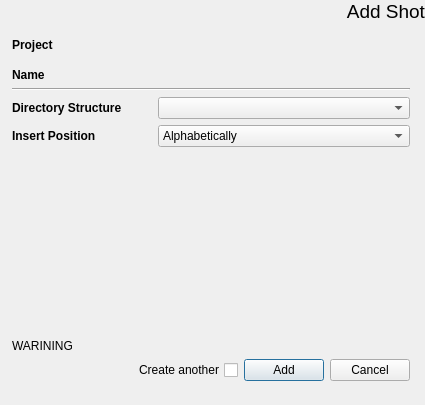
<?xml version="1.0" encoding="UTF-8"?>
<ui version="4.0">
 <class>dlgAddShot</class>
 <widget class="QDialog" name="dlgAddShot">
  <property name="geometry">
   <rect>
    <x>0</x>
    <y>0</y>
    <width>425</width>
    <height>405</height>
   </rect>
  </property>
  <property name="windowTitle">
   <string>Add Shot</string>
  </property>
  <property name="windowIcon">
   <iconset resource="../_rc/epp.qrc">
    <normaloff>:/icons/epp_128.png</normaloff>:/icons/epp_128.png</iconset>
  </property>
  <layout class="QVBoxLayout" name="verticalLayout_2">
   <property name="margin">
    <number>0</number>
   </property>
   <item>
    <widget class="QLabel" name="lblHeader">
     <property name="font">
      <font>
       <family>Arial</family>
       <pointsize>14</pointsize>
      </font>
     </property>
     <property name="text">
      <string>Add Shot</string>
     </property>
     <property name="alignment">
      <set>Qt::AlignRight|Qt::AlignTop|Qt::AlignTrailing</set>
     </property>
     <property name="margin">
      <number>10</number>
     </property>
    </widget>
   </item>
   <item>
    <layout class="QVBoxLayout" name="verticalLayout">
     <property name="leftMargin">
      <number>12</number>
     </property>
     <property name="topMargin">
      <number>9</number>
     </property>
     <property name="rightMargin">
      <number>15</number>
     </property>
     <property name="bottomMargin">
      <number>24</number>
     </property>
     <item>
      <layout class="QGridLayout" name="gridLayout1">
       <item row="3" column="0">
        <widget class="QLabel" name="_lblName">
         <property name="sizePolicy">
          <sizepolicy hsizetype="Minimum" vsizetype="Preferred">
           <horstretch>0</horstretch>
           <verstretch>0</verstretch>
          </sizepolicy>
         </property>
         <property name="minimumSize">
          <size>
           <width>120</width>
           <height>0</height>
          </size>
         </property>
         <property name="font">
          <font>
           <weight>75</weight>
           <bold>true</bold>
          </font>
         </property>
         <property name="toolTip">
          <string>Project name and also the projects root directory name</string>
         </property>
         <property name="whatsThis">
          <string>&lt;!DOCTYPE HTML PUBLIC &quot;-//W3C//DTD HTML 4.0//EN&quot; &quot;http://www.w3.org/TR/REC-html40/strict.dtd&quot;&gt;
&lt;html&gt;&lt;head&gt;&lt;meta name=&quot;qrichtext&quot; content=&quot;1&quot; /&gt;&lt;style type=&quot;text/css&quot;&gt;
p, li { white-space: pre-wrap; }
&lt;/style&gt;&lt;/head&gt;&lt;body style=&quot; font-family:'MS Shell Dlg 2'; font-size:8.25pt; font-weight:400; font-style:normal;&quot;&gt;
&lt;p style=&quot; margin-top:0px; margin-bottom:0px; margin-left:0px; margin-right:0px; -qt-block-indent:0; text-indent:0px;&quot;&gt;&lt;span style=&quot; font-size:8pt;&quot;&gt;The &lt;/span&gt;&lt;span style=&quot; font-size:8pt; font-weight:600;&quot;&gt;Name&lt;/span&gt;&lt;span style=&quot; font-size:8pt;&quot;&gt; for the project needs to be set based on studio conventions. This name is also used for the root folder of the project. Make sure it is file system safe and does not contain invalid characters. The default widget limits input to valid characters. Already existing project names can not be used to prevent data loss through overwriting.&lt;/span&gt;&lt;/p&gt;&lt;/body&gt;&lt;/html&gt;</string>
         </property>
         <property name="text">
          <string>Name</string>
         </property>
        </widget>
       </item>
       <item row="1" column="0">
        <widget class="QLabel" name="_lblProject">
         <property name="sizePolicy">
          <sizepolicy hsizetype="Minimum" vsizetype="Preferred">
           <horstretch>0</horstretch>
           <verstretch>0</verstretch>
          </sizepolicy>
         </property>
         <property name="minimumSize">
          <size>
           <width>120</width>
           <height>0</height>
          </size>
         </property>
         <property name="font">
          <font>
           <weight>75</weight>
           <bold>true</bold>
          </font>
         </property>
         <property name="toolTip">
          <string>Format Template for production.</string>
         </property>
         <property name="whatsThis">
          <string>&lt;!DOCTYPE HTML PUBLIC &quot;-//W3C//DTD HTML 4.0//EN&quot; &quot;http://www.w3.org/TR/REC-html40/strict.dtd&quot;&gt;
&lt;html&gt;&lt;head&gt;&lt;meta name=&quot;qrichtext&quot; content=&quot;1&quot; /&gt;&lt;style type=&quot;text/css&quot;&gt;
p, li { white-space: pre-wrap; }
&lt;/style&gt;&lt;/head&gt;&lt;body style=&quot; font-family:'MS Shell Dlg 2'; font-size:8.25pt; font-weight:400; font-style:normal;&quot;&gt;
&lt;p style=&quot; margin-top:0px; margin-bottom:0px; margin-left:0px; margin-right:0px; -qt-block-indent:0; text-indent:0px;&quot;&gt;The &lt;span style=&quot; font-weight:600;&quot;&gt;Format Templates&lt;/span&gt; are presets of Width, Height, Framerage (FPS) and Aspect Ratios for a Production. They are stored in your &lt;span style=&quot; font-style:italic;&quot;&gt;epp_root\templates\formats.xml&lt;/span&gt; file. As starting point formats can be imported during install of epp from eyeon Fusion.&lt;/p&gt;&lt;/body&gt;&lt;/html&gt;</string>
         </property>
         <property name="text">
          <string>Project</string>
         </property>
        </widget>
       </item>
       <item row="1" column="1">
        <widget class="QLabel" name="lblProject">
         <property name="sizePolicy">
          <sizepolicy hsizetype="Expanding" vsizetype="Preferred">
           <horstretch>0</horstretch>
           <verstretch>0</verstretch>
          </sizepolicy>
         </property>
         <property name="text">
          <string/>
         </property>
        </widget>
       </item>
       <item row="2" column="0">
        <spacer name="verticalSpacer_2">
         <property name="orientation">
          <enum>Qt::Vertical</enum>
         </property>
         <property name="sizeType">
          <enum>QSizePolicy::Fixed</enum>
         </property>
         <property name="sizeHint" stdset="0">
          <size>
           <width>20</width>
           <height>10</height>
          </size>
         </property>
        </spacer>
       </item>
      </layout>
     </item>
     <item>
      <widget class="Line" name="line">
       <property name="orientation">
        <enum>Qt::Horizontal</enum>
       </property>
      </widget>
     </item>
     <item>
      <layout class="QGridLayout" name="gridLayout_3">
       <item row="1" column="0">
        <widget class="QLabel" name="_lblDirStructure">
         <property name="sizePolicy">
          <sizepolicy hsizetype="Minimum" vsizetype="Preferred">
           <horstretch>0</horstretch>
           <verstretch>0</verstretch>
          </sizepolicy>
         </property>
         <property name="minimumSize">
          <size>
           <width>120</width>
           <height>0</height>
          </size>
         </property>
         <property name="font">
          <font>
           <weight>75</weight>
           <bold>true</bold>
          </font>
         </property>
         <property name="toolTip">
          <string>Template for the created directory structure.</string>
         </property>
         <property name="whatsThis">
          <string>&lt;!DOCTYPE HTML PUBLIC &quot;-//W3C//DTD HTML 4.0//EN&quot; &quot;http://www.w3.org/TR/REC-html40/strict.dtd&quot;&gt;
&lt;html&gt;&lt;head&gt;&lt;meta name=&quot;qrichtext&quot; content=&quot;1&quot; /&gt;&lt;style type=&quot;text/css&quot;&gt;
p, li { white-space: pre-wrap; }
&lt;/style&gt;&lt;/head&gt;&lt;body style=&quot; font-family:'MS Shell Dlg 2'; font-size:8.25pt; font-weight:400; font-style:normal;&quot;&gt;
&lt;p style=&quot; margin-top:0px; margin-bottom:0px; margin-left:0px; margin-right:0px; -qt-block-indent:0; text-indent:0px;&quot;&gt;&lt;span style=&quot; font-size:8pt;&quot;&gt;The &lt;/span&gt;&lt;span style=&quot; font-size:8pt; font-weight:600;&quot;&gt;Directory Structure&lt;/span&gt;&lt;span style=&quot; font-size:8pt;&quot;&gt; contains all xml files in the &lt;/span&gt;&lt;span style=&quot; font-size:8pt; font-style:italic;&quot;&gt;epp_root\templates\project_dirs&lt;/span&gt;&lt;span style=&quot; font-size:8pt;&quot;&gt; subfolder. Each file represents a XML folder and file structure which will be created once the project is created.&lt;/span&gt;&lt;/p&gt;&lt;/body&gt;&lt;/html&gt;</string>
         </property>
         <property name="text">
          <string>Directory Structure</string>
         </property>
         <property name="buddy">
          <cstring>cmbDirStructure</cstring>
         </property>
        </widget>
       </item>
       <item row="1" column="2">
        <widget class="QComboBox" name="cmbDirStructure">
         <property name="sizePolicy">
          <sizepolicy hsizetype="Expanding" vsizetype="Fixed">
           <horstretch>0</horstretch>
           <verstretch>0</verstretch>
          </sizepolicy>
         </property>
         <property name="toolTip">
          <string>Template for the created directory structure.</string>
         </property>
         <property name="whatsThis">
          <string>&lt;!DOCTYPE HTML PUBLIC &quot;-//W3C//DTD HTML 4.0//EN&quot; &quot;http://www.w3.org/TR/REC-html40/strict.dtd&quot;&gt;
&lt;html&gt;&lt;head&gt;&lt;meta name=&quot;qrichtext&quot; content=&quot;1&quot; /&gt;&lt;style type=&quot;text/css&quot;&gt;
p, li { white-space: pre-wrap; }
&lt;/style&gt;&lt;/head&gt;&lt;body style=&quot; font-family:'MS Shell Dlg 2'; font-size:8.25pt; font-weight:400; font-style:normal;&quot;&gt;
&lt;p style=&quot; margin-top:0px; margin-bottom:0px; margin-left:0px; margin-right:0px; -qt-block-indent:0; text-indent:0px;&quot;&gt;&lt;span style=&quot; font-size:8pt;&quot;&gt;The &lt;/span&gt;&lt;span style=&quot; font-size:8pt; font-weight:600;&quot;&gt;Directory Structure&lt;/span&gt;&lt;span style=&quot; font-size:8pt;&quot;&gt; contains all xml files in the &lt;/span&gt;&lt;span style=&quot; font-size:8pt; font-style:italic;&quot;&gt;epp_root\templates\project_dirs&lt;/span&gt;&lt;span style=&quot; font-size:8pt;&quot;&gt; subfolder. Each file represents a XML folder and file structure which will be created once the project is created.&lt;/span&gt;&lt;/p&gt;&lt;/body&gt;&lt;/html&gt;</string>
         </property>
        </widget>
       </item>
       <item row="1" column="1">
        <spacer name="horizontalSpacer_3">
         <property name="orientation">
          <enum>Qt::Horizontal</enum>
         </property>
         <property name="sizeType">
          <enum>QSizePolicy::Fixed</enum>
         </property>
         <property name="sizeHint" stdset="0">
          <size>
           <width>20</width>
           <height>20</height>
          </size>
         </property>
        </spacer>
       </item>
       <item row="2" column="0">
        <widget class="QLabel" name="_lblInsertPosition">
         <property name="font">
          <font>
           <weight>75</weight>
           <bold>true</bold>
          </font>
         </property>
         <property name="text">
          <string>Insert Position</string>
         </property>
        </widget>
       </item>
       <item row="2" column="2">
        <widget class="QComboBox" name="cmbInsertPosition">
         <property name="currentIndex">
          <number>2</number>
         </property>
         <item>
          <property name="text">
           <string>Head</string>
          </property>
         </item>
         <item>
          <property name="text">
           <string>Tail</string>
          </property>
         </item>
         <item>
          <property name="text">
           <string>Alphabetically</string>
          </property>
         </item>
        </widget>
       </item>
      </layout>
     </item>
     <item>
      <spacer name="verticalSpacer">
       <property name="orientation">
        <enum>Qt::Vertical</enum>
       </property>
       <property name="sizeHint" stdset="0">
        <size>
         <width>20</width>
         <height>40</height>
        </size>
       </property>
      </spacer>
     </item>
     <item>
      <widget class="QLabel" name="lblStatus">
       <property name="statusTip">
        <string>Warning Status</string>
       </property>
       <property name="styleSheet">
        <string notr="true"/>
       </property>
       <property name="text">
        <string>WARINING</string>
       </property>
       <property name="openExternalLinks">
        <bool>true</bool>
       </property>
      </widget>
     </item>
     <item>
      <layout class="QHBoxLayout" name="horizontalLayout_2">
       <item>
        <spacer name="horizontalSpacer_2">
         <property name="orientation">
          <enum>Qt::Horizontal</enum>
         </property>
         <property name="sizeHint" stdset="0">
          <size>
           <width>40</width>
           <height>20</height>
          </size>
         </property>
        </spacer>
       </item>
       <item>
        <widget class="QCheckBox" name="chkAnother">
         <property name="layoutDirection">
          <enum>Qt::RightToLeft</enum>
         </property>
         <property name="text">
          <string>Create another</string>
         </property>
        </widget>
       </item>
       <item>
        <widget class="QPushButton" name="butAdd">
         <property name="statusTip">
          <string>Create Project and Directories</string>
         </property>
         <property name="text">
          <string>Add</string>
         </property>
        </widget>
       </item>
       <item>
        <widget class="QPushButton" name="butCancel">
         <property name="statusTip">
          <string>Cancel the operation</string>
         </property>
         <property name="text">
          <string>Cancel</string>
         </property>
        </widget>
       </item>
      </layout>
     </item>
    </layout>
   </item>
  </layout>
 </widget>
 <tabstops>
  <tabstop>cmbDirStructure</tabstop>
  <tabstop>butAdd</tabstop>
  <tabstop>butCancel</tabstop>
 </tabstops>
 <resources>
  <include location="../_rc/epp.qrc"/>
 </resources>
 <connections>
  <connection>
   <sender>butAdd</sender>
   <signal>clicked()</signal>
   <receiver>dlgAddShot</receiver>
   <slot>accept()</slot>
   <hints>
    <hint type="sourcelabel">
     <x>220</x>
     <y>261</y>
    </hint>
    <hint type="destinationlabel">
     <x>167</x>
     <y>270</y>
    </hint>
   </hints>
  </connection>
  <connection>
   <sender>butCancel</sender>
   <signal>clicked()</signal>
   <receiver>dlgAddShot</receiver>
   <slot>reject()</slot>
   <hints>
    <hint type="sourcelabel">
     <x>303</x>
     <y>259</y>
    </hint>
    <hint type="destinationlabel">
     <x>314</x>
     <y>281</y>
    </hint>
   </hints>
  </connection>
 </connections>
</ui>
